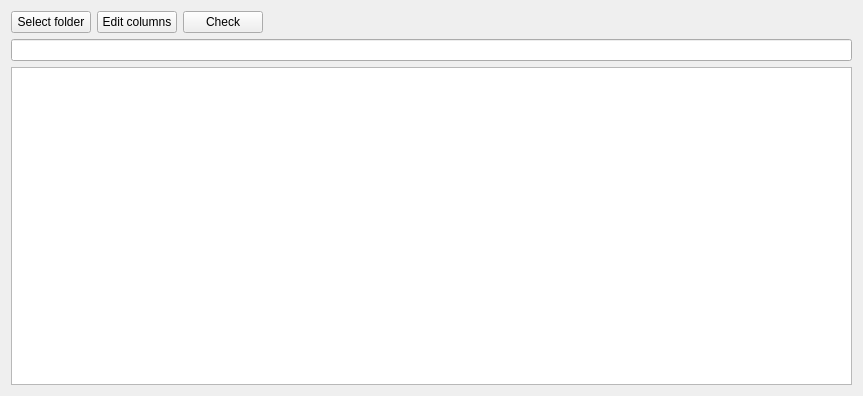
<?xml version="1.0" encoding="UTF-8"?>
<ui version="4.0">
 <class>WidgetPurchases</class>
 <widget class="QWidget" name="WidgetPurchases">
  <property name="geometry">
   <rect>
    <x>0</x>
    <y>0</y>
    <width>863</width>
    <height>396</height>
   </rect>
  </property>
  <property name="windowTitle">
   <string>Form</string>
  </property>
  <layout class="QVBoxLayout" name="verticalLayout">
   <item>
    <layout class="QHBoxLayout" name="horizontalLayout">
     <item>
      <widget class="QPushButton" name="buttonSelectFolder">
       <property name="toolTip">
        <string>++++</string>
       </property>
       <property name="text">
        <string>Select folder</string>
       </property>
      </widget>
     </item>
     <item>
      <widget class="QPushButton" name="buttonEditCsv">
       <property name="toolTip">
        <string>Edit CSV purchase column settings files</string>
       </property>
       <property name="text">
        <string>Edit columns</string>
       </property>
      </widget>
     </item>
     <item>
      <widget class="QPushButton" name="pushButton">
       <property name="toolTip">
        <string>Check CSV files</string>
       </property>
       <property name="text">
        <string>Check</string>
       </property>
      </widget>
     </item>
     <item>
      <spacer name="horizontalSpacer">
       <property name="orientation">
        <enum>Qt::Horizontal</enum>
       </property>
       <property name="sizeHint" stdset="0">
        <size>
         <width>248</width>
         <height>20</height>
        </size>
       </property>
      </spacer>
     </item>
    </layout>
   </item>
   <item>
    <widget class="QLineEdit" name="lineEditPurchaseFolder"/>
   </item>
   <item>
    <widget class="QTreeView" name="treeViewCsvFiles"/>
   </item>
  </layout>
 </widget>
 <resources/>
 <connections/>
</ui>
